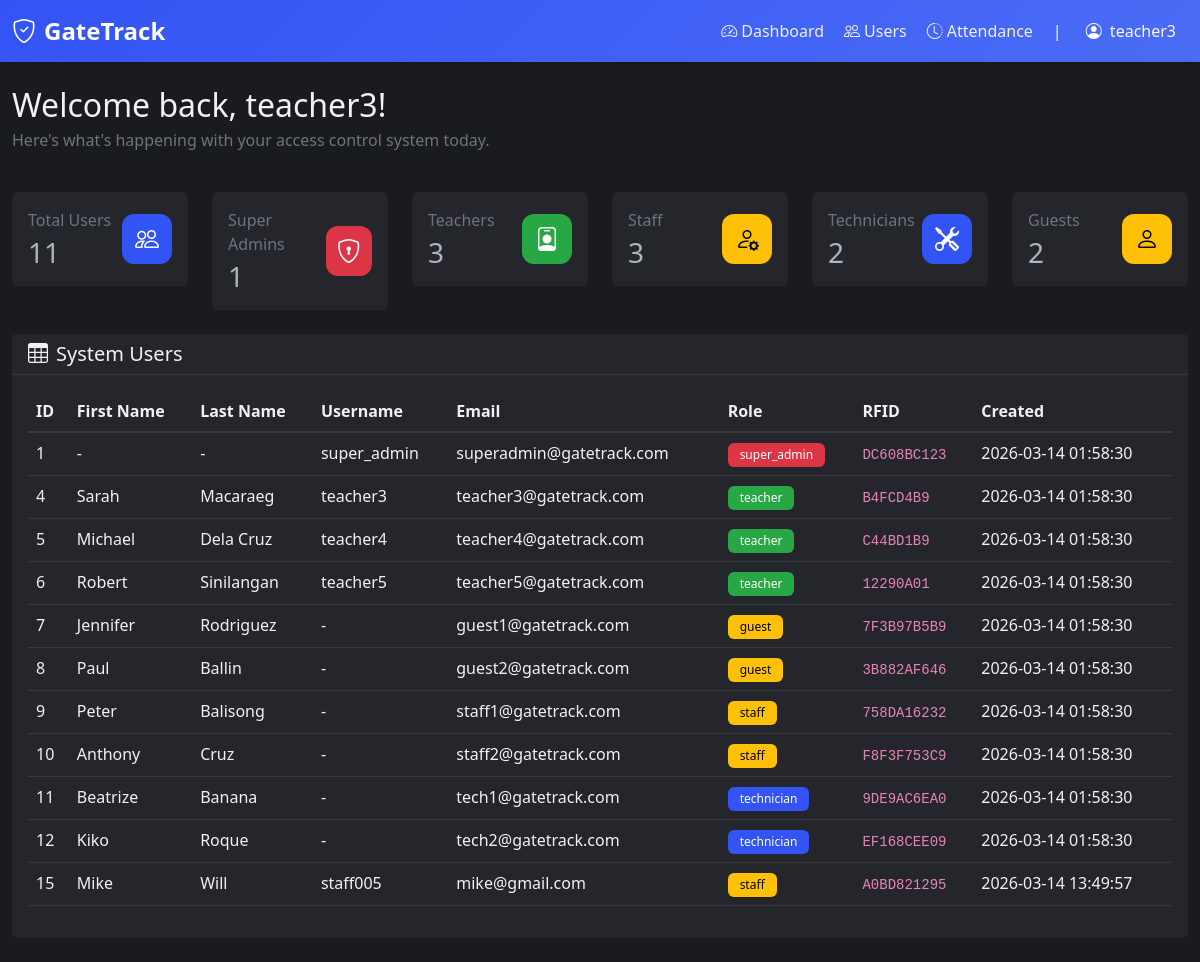
The app's page /dashboard (signed in) with its own data.
### tables this page shows
CREATE TABLE "users" (id INTEGER NOT NULL, username VARCHAR(80), email VARCHAR(120) NOT NULL, password VARCHAR(200), contact VARCHAR(20), gender VARCHAR(10), role VARCHAR(20) NOT NULL, created_at DATETIME, rfid TEXT, first_name VARCHAR(50), last_name VARCHAR(50), PRIMARY KEY (id), UNIQUE (email));

### app.py (the view)
@app.route('/dashboard')
@login_required
def dashboard():
    user_count = get_user_count_by_role()
    super_admin_count = get_user_count_by_role('super_admin')
    teacher_count = get_user_count_by_role('teacher')
    staff_count = get_user_count_by_role('staff')
    technician_count = get_user_count_by_role('technician')
    guest_count = get_user_count_by_role('guest')
    users = get_all_users()
    return render_template(
        'dashboard.html',
        user_count=user_count,
        super_admin_count=super_admin_count,
        teacher_count=teacher_count,
        staff_count=staff_count,
        technician_count=technician_count,
        guest_count=guest_count,
        users=users
    )

### app.py (called while the page is built)
def get_connection():
    conn = sqlite3.connect(DB_PATH)
    conn.row_factory = sqlite3.Row
    return conn

def get_all_users():
    conn = get_connection()
    cursor = conn.cursor()
    cursor.execute('SELECT * FROM users ORDER BY id')
    users = cursor.fetchall()
    conn.close()
    return users

def get_user_count_by_role(role=None):
    conn = get_connection()
    cursor = conn.cursor()
    if role:
        cursor.execute('SELECT COUNT(*) FROM users WHERE role = ?', (role,))
    else:
        cursor.execute('SELECT COUNT(*) FROM users')
    count = cursor.fetchone()[0]
    conn.close()
    return count

def login_required(f):
    @wraps(f)
    def decorated_function(*args, **kwargs):
        if 'user_id' not in session:
            flash('Please log in to access this page.', 'error')
            return redirect(url_for('login'))
        return f(*args, **kwargs)
    return decorated_function

### templates/dashboard.html (shortened to what this page needs)
{% extends "nav.html" %} {% block title %}Dashboard - GateTrack{% endblock %}  {% block content %}
<div class="row mb-4">
  <div class="col-12">
    <h2 class="mb-1">
      Welcome back, {{ session.get('username') or session.get('email') }}!
    </h2>
    <p class="text-secondary">
      Here's what's happening with your access control system today.
    </p>
  </div>
</div>
<div class="row mb-4">
  <div class="col-6 col-md-2">
    <div class="card stats-card">
      <div class="card-body">
        <div class="d-flex justify-content-between align-items-center">
          <div>
            <p class="text-secondary mb-1">Total Users</p>
            <h3 class="mb-0">{{ user_count }}</h3>
          </div>
          <div class="stats-icon bg-primary">
            <i class="bi bi-people fs-4"></i>
          </div>
        </div>
      </div>
    </div>
  </div>
  <div class="col-6 col-md-2">
    <div class="card stats-card">
      <div class="card-body">
        <div class="d-flex justify-content-between align-items-center">
          <div>
            <p class="text-secondary mb-1">Super Admins</p>
            <h3 class="mb-0">{{ super_admin_count }}</h3>
          </div>
          <div class="stats-icon bg-danger">
            <i class="bi bi-shield-lock fs-4"></i>
          </div>
        </div>
      </div>
    </div>
  </div>
  <div class="col-6 col-md-2">
    <div class="card stats-card">
      <div class="card-body">
        <div class="d-flex justify-content-between align-items-center">
          <div>
            <p class="text-secondary mb-1">Teachers</p>
            <h3 class="mb-0">{{ teacher_count }}</h3>
          </div>
          <div class="stats-icon bg-success">
            <i class="bi bi-person-badge fs-4"></i>
          </div>
        </div>
      </div>
    </div>
  </div>
  <div class="col-6 col-md-2">
    <div class="card stats-card">
      <div class="card-body">
        <div class="d-flex justify-content-between align-items-center">
          <div>
            <p class="text-secondary mb-1">Staff</p>
            <h3 class="mb-0">{{ staff_count }}</h3>
          </div>
          <div class="stats-icon bg-warning">
            <i class="bi bi-person-gear fs-4"></i>
          </div>
        </div>
      </div>
    </div>
  </div>
  <div class="col-6 col-md-2">
    <div class="card stats-card">
      <div class="card-body">
        <div class="d-flex justify-content-between align-items-center">
          <div>
            <p class="text-secondary mb-1">Technicians</p>
            <h3 class="mb-0">{{ technician_count }}</h3>
          </div>
          <div class="stats-icon bg-primary">
            <i class="bi bi-tools fs-4"></i>
          </div>
        </div>
      </div>
    </div>
  </div>
  <div class="col-6 col-md-2">
    <div class="card stats-card">
      <div class="card-body">
        <div class="d-flex justify-content-between align-items-center">
          <div>
            <p class="text-secondary mb-1">Guests</p>
            <h3 class="mb-0">{{ guest_count }}</h3>
          </div>
          <div class="stats-icon bg-warning">
            <i class="bi bi-person fs-4"></i>
          </div>
        </div>
      </div>
    </div>
  </div>
</div>
<div class="row">
  <div class="col-12">
    <div class="card">
      <div
        class="card-header d-flex justify-content-between align-items-center"
      >
        <h5 class="mb-0"><i class="bi bi-table me-2"></i>System Users</h5>
      </div>
      <div class="card-body">
        <div class="table-responsive">
          <table class="table table-hover">
            <thead>
              <tr>
                <th>ID</th>
                <th>First Name</th>
                <th>Last Name</th>
                <th>Username</th>
                <th>Email</th>
                <th>Role</th>
                <th>RFID</th>
                <th>Created</th>
              </tr>
            </thead>
            <tbody>
              {% for user in users %}
              <tr>
                <td>{{ user.id }}</td>
                <td>{{ user.first_name or '-' }}</td>
                <td>{{ user.last_name or '-' }}</td>
                <td>{{ user.username or '-' }}</td>
                <td>{{ user.email }}</td>
                <td>
                  {% if user.role == 'super_admin' %}
                  <span class="badge bg-danger">{{ user.role }}</span>
                  {% elif user.role == 'teacher' %}
                  <span class="badge bg-success">{{ user.role }}</span>
                  {% elif user.role == 'staff' %}
                  <span class="badge bg-warning text-dark"
                    >{{ user.role }}</span
                  >
                  {% elif user.role == 'technician' %}
                  <span class="badge bg-primary">{{ user.role }}</span>
                  {% else %}
                  <span class="badge bg-warning text-dark"
                    >{{ user.role }}</span
                  >
                  {% endif %}
                </td>
                <td><code>{{ user.rfid or 'N/A' }}</code></td>
                <td>{{ user.created_at }}</td>
              </tr>
              {% endfor %}
            </tbody>
          </table>
        </div>
      </div>
    </div>
  </div>
</div>
{% endblock %}

### templates/nav.html (shortened to what this page needs)
<!doctype html>
<html lang="en" data-bs-theme="dark">
  <head>
    <link
      href="{{ url_for('static', filename='bootstrap/5.3.0/css/bootstrap.min.css') }}"
      rel="stylesheet"
    />
    <link
      rel="stylesheet"
      href="{{ url_for('static', filename='css/style.css') }}"
    />
    <link
      rel="stylesheet"
      href="{{ url_for('static', filename='bootstrap-icons/1.11.0/font/bootstrap-icons.css') }}"
    />
  </head>
  <body>
    <nav class="navbar sticky-top navbar-expand-lg navbar-dark">
      <div class="container-fluid">
        <a class="navbar-brand" href="{{ url_for('dashboard') }}">
          <i class="bi bi-shield-check me-2"></i>GateTrack
        </a>
        <div class="collapse navbar-collapse" id="navbarNav">
          <div class="navbar-nav ms-auto">
            <div class="nav-group">
              <ul class="navbar-nav">
                <li class="nav-item">
                  <a
                    class="nav-link{% if request.endpoint == 'dashboard' %} active{% endif %}"
                    href="{{ url_for('dashboard') }}"
                  >
                    <i class="bi bi-speedometer2 me-1"></i>Dashboard
                  </a>
                </li>
                {% if session.get('role') in ['super_admin', 'teacher'] %}
                <li class="nav-item">
                  <a
                    class="nav-link{% if request.endpoint == 'users' %} active{% endif %}"
                    href="{{ url_for('users') }}"
                  >
                    <i class="bi bi-people me-1"></i>Users
                  </a>
                </li>
                <li class="nav-item">
                  <a
                    class="nav-link{% if request.endpoint == 'attendance' %} active{% endif %}"
                    href="{{ url_for('attendance') }}"
                  >
                    <i class="bi bi-clock-history me-1"></i>Attendance
                  </a>
                </li>
                {% endif %}
              </ul>
              <span class="text-light mx-1">|</span>
              <div class="dropdown">
                <button
                  class="btn btn-outline-light dropdown-toggle"
                  type="button"
                  data-bs-toggle="dropdown"
                >
                  <i class="bi bi-person-circle me-1"></i>
                  {{ session.get('username') or session.get('email') }}
                </button>
              </div>
            </div>
          </div>
        </div>
      </div>
    </nav>
    <div class="container-fluid py-4">{% block content %}{% endblock %}</div>
  </body>
</html>

### static/css/style.css (style rules this page uses)
[data-bs-theme="dark"] { --bg-primary: #1a1b1e; --bg-secondary: #25262b; --text-primary: #f1f2f6; --text-secondary: #adb5bd; --primary: #3354f4; --primary-hover: #4a6cf5; --border-color: #343a40; --card-shadow: 0 2px 10px rgba(0, 0, 0, 0.3); }
body { background-color: var(--bg-primary); color: var(--text-primary); font-family: "Segoe UI", Tahoma, Geneva, Verdana, sans-serif; min-height: 100vh; transition: background-color 0.3s ease, color 0.3s ease; }
.card { background-color: var(--bg-secondary); border: 1px solid var(--border-color); box-shadow: var(--card-shadow); transition: background-color 0.3s ease, border-color 0.3s ease; }
.card-header { background-color: var(--bg-secondary); border-bottom: 1px solid var(--border-color); color: var(--text-primary); }
.table { color: var(--text-primary); }
.table thead th { background-color: var(--bg-primary); border-bottom: 2px solid var(--border-color); color: var(--text-primary); font-weight: 600; }
.table tbody tr { border-bottom: 1px solid var(--border-color); transition: background-color 0.2s ease; }
.navbar { background: linear-gradient( 135deg, var(--primary) 0%, #4a6cf5 100% ) !important; box-shadow: 0 2px 10px rgba(0, 0, 0, 0.15); }
.navbar-brand { font-weight: 700; font-size: 1.5rem; }
.nav-link { color: rgba(255, 255, 255, 0.9) !important; transition: color 0.3s ease; }
.stats-card { background-color: var(--bg-secondary); border: 1px solid var(--border-color); box-shadow: var(--card-shadow); }
.badge { padding: 6px 12px; font-weight: 500; border-radius: 6px; }

### templates/nav.html (style rules this page uses)
.dropdown-toggle { border: none !important; box-shadow: none !important; background: transparent !important; }
.dropdown-toggle::after { display: none; }
.nav-group { display: flex; align-items: center; gap: 0.5rem; }
.nav-group .navbar-nav { gap: 0.25rem; }
.card { border: none !important; box-shadow: none !important; }
.table thead th, .table tbody tr, .table tbody td { background-color: transparent !important; color: inherit !important; }

### templates/dashboard.html (style rules this page uses)
.stats-icon { width: 50px; height: 50px; border-radius: 12px; display: flex; align-items: center; justify-content: center; color: white; }
.bg-primary { background-color: #3354f4 !important; }
.bg-success { background-color: #28a745 !important; }
.bg-warning { background-color: #ffc107 !important; color: #000 !important; }
.bg-danger { background-color: #dc3545 !important; }

### records on screen
users: get "teacher3", id "4", first_name "Sarah", last_name "Macaraeg", username "teacher3", email "teacher3@gatetrack.com", role "teacher", rfid "B4FCD4B9", created_at "2026-03-14 01:58:30"
users: id "1", first_name "-", last_name "-", username "super_admin", email "superadmin@gatetrack.com", role "super_admin", rfid "DC608BC123", created_at "2026-03-14 01:58:30"
users: id "5", first_name "Michael", last_name "Dela Cruz", username "teacher4", email "teacher4@gatetrack.com", role "teacher", rfid "C44BD1B9", created_at "2026-03-14 01:58:30"
users: id "6", first_name "Robert", last_name "Sinilangan", username "teacher5", email "teacher5@gatetrack.com", role "teacher", rfid "12290A01", created_at "2026-03-14 01:58:30"
users: id "7", first_name "Jennifer", last_name "Rodriguez", username "-", email "guest1@gatetrack.com", role "guest", rfid "7F3B97B5B9", created_at "2026-03-14 01:58:30"
users: id "8", first_name "Paul", last_name "Ballin", username "-", email "guest2@gatetrack.com", role "guest", rfid "3B882AF646", created_at "2026-03-14 01:58:30"
users: id "9", first_name "Peter", last_name "Balisong", username "-", email "staff1@gatetrack.com", role "staff", rfid "758DA16232", created_at "2026-03-14 01:58:30"
users: id "10", first_name "Anthony", last_name "Cruz", username "-", email "staff2@gatetrack.com", role "staff", rfid "F8F3F753C9", created_at "2026-03-14 01:58:30"
users: id "11", first_name "Beatrize", last_name "Banana", username "-", email "tech1@gatetrack.com", role "technician", rfid "9DE9AC6EA0", created_at "2026-03-14 01:58:30"
users: id "12", first_name "Kiko", last_name "Roque", username "-", email "tech2@gatetrack.com", role "technician", rfid "EF168CEE09", created_at "2026-03-14 01:58:30"
users: id "15", first_name "Mike", last_name "Will", username "staff005", email "mike@gmail.com", role "staff", rfid "A0BD821295", created_at "2026-03-14 13:49:57"

### other values on screen
{{ user_count }} "11"
{{ super_admin_count }} "1"
{{ teacher_count }} "3"
{{ staff_count }} "3"
{{ technician_count }} "2"
{{ guest_count }} "2"
